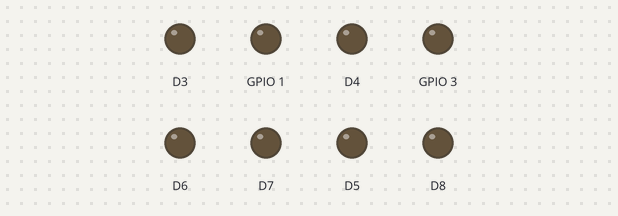
Simulated run of this sketch. Board: ESP8266 (NodeMCU). On the bench: output pins drawn as LEDs (lit = HIGH).

Above: at 0.2 s.
At 0.7 s:
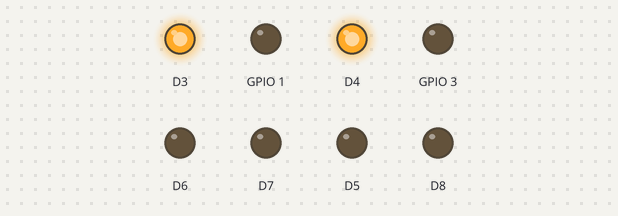
At 1.2 s:
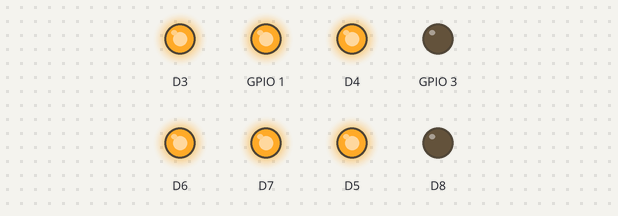
At 2.7 s:
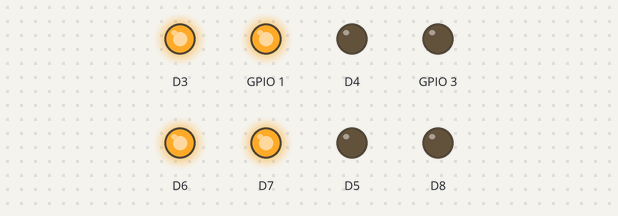
At 4.2 s:
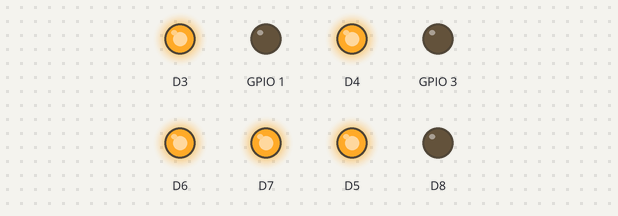
At 5.5 s:
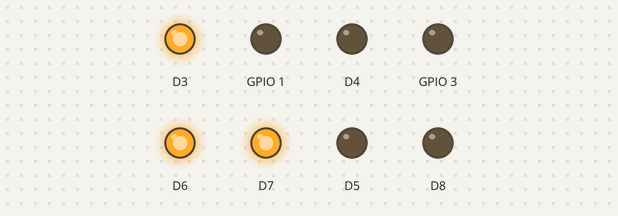
Timing chart, 0 to 6.3 s (numbered marks = the images above):
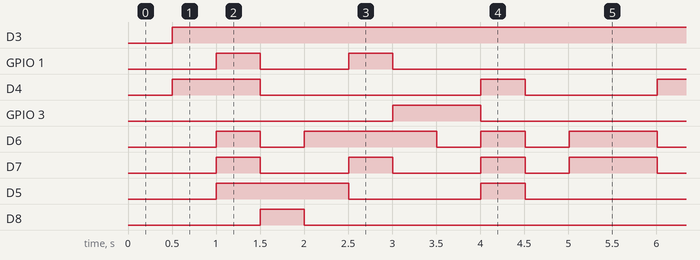

Measured:
- by itself, D3: LOW → HIGH at 0.50 s
- by itself, GPIO 1: repeats every 5.5 s: LOW 1.0 s, HIGH 0.50 s, LOW 3.5 s, HIGH 0.50 s
- by itself, D4: repeats every 5.5 s: LOW 2.5 s, HIGH 0.50 s, LOW 1.5 s, HIGH 1.0 s
- by itself, GPIO 3: alternates HIGH for 1.0 s and LOW for 4.5 s
- by itself, D6: repeats every 5.5 s: LOW 0.50 s, HIGH 1.5 s, LOW 0.50 s, HIGH 0.50 s, LOW 0.50 s, HIGH 1.0 s, LOW 0.50 s, HIGH 0.50 s
- by itself, D7: repeats every 5.5 s: 2 × (LOW 1.0 s, HIGH 0.50 s), LOW 0.50 s, HIGH 1.0 s, LOW 0.50 s, HIGH 0.50 s
- by itself, D5: repeats every 5.5 s: LOW 1.5 s, HIGH 0.50 s, LOW 2.0 s, HIGH 1.5 s
- by itself, D8: alternates HIGH for 0.50 s and LOW for 5.0 s

The sketch:

led-display-7-segments.ino
```cpp
long oldtime= 0;
int i= 0;

void setup() {
  // put your setup code here, to run once:
  pinMode(D3, OUTPUT);
  pinMode(D4, OUTPUT);
  pinMode(D5, OUTPUT);
  pinMode(D6, OUTPUT);
  pinMode(D7, OUTPUT);
  pinMode(D8, OUTPUT);
  pinMode(D9, OUTPUT);
  pinMode(D10, OUTPUT);

}

void displayControl(int seg){
  int segments[8]= {0};

  if(seg == 0 || seg > 9){ // DP, g, f, ....
    segments[0]=1;
    segments[1]= 1;
    segments[2]=0;
    segments[3]=0;
    segments[4]=0;
    segments[5]=0;
    segments[6]=0;
    segments[7]=0;
  }else if(seg == 1){ // DP, g, f, ....
    segments[0]=1;
    segments[1]=1;
    segments[2]=1;
    segments[3]=1;
    segments[4]=1;
    segments[5]=0;
    segments[6]=0;
    segments[7]=1;
  }else if (seg == 2){ // DP, g, f, ....
    segments[0]=1;
    segments[1]=0;
    segments[2]=1;
    segments[3]=0;
    segments[4]=0;
    segments[5]=1;
    segments[6]=0;
    segments[7]=0;
  }else if(seg == 3){ // DP, g, f, ....
    segments[0]=1;
    segments[1]=0;
    segments[2]=1;
    segments[3]=1;
    segments[4]=0;
    segments[5]=0;
    segments[6]=0;
    segments[7]=0;
  }else if(seg == 4){ // DP, g, f, ....
    segments[0]=1;
    segments[1]=0;
    segments[2]=0;
    segments[3]=1;
    segments[4]=1;
    segments[5]=0;
    segments[6]=0;
    segments[7]=1;
  }else if(seg == 5){ // DP, g, f, ....
    segments[0]=1;
    segments[1]=0;
    segments[2]=0;
    segments[3]=1;
    segments[4]=0;
    segments[5]=0;
    segments[6]=1;
    segments[7]=0;
  }else if(seg == 6){ // DP, g, f, ....
    segments[0]=1;
    segments[1]=0;
    segments[2]=0;
    segments[3]=0;
    segments[4]=0;
    segments[5]=0;
    segments[6]=1;
    segments[7]=0;
  }else if(seg == 7){ // DP, g, f, ....
    segments[0]=1;
    segments[1]=1;
    segments[2]=1;
    segments[3]=1;
    segments[4]=1;
    segments[5]=0;
    segments[6]=0;
    segments[7]=0;
  }else if(seg == 8){ // DP, g, f, ....
    segments[0]=1;
    segments[1]=0;
    segments[2]= 0;
    segments[3]=0;
    segments[4]=0;
    segments[5]=0;
    segments[6]=0;
    segments[7]=0;
  }else if(seg == 9){ // DP, g, f, ....
    segments[0]=1;
    segments[1]=0;
    segments[2]=0;
    segments[3]=1;
    segments[4]=1;
    segments[5]=0;
    segments[6]=0;
    segments[7]=0;
  }
  digitalWrite(D3, segments[0]);
  digitalWrite(D4, segments[1]);
  digitalWrite(D5, segments[2]);
  digitalWrite(D6, segments[3]);
  digitalWrite(D7, segments[4]);
  digitalWrite(D8, segments[5]);
  digitalWrite(D9, segments[6]);
  digitalWrite(D10, segments[7]);

}
void loop() {
  // put your main code here, to run repeatedly:

  if(millis() - oldtime > 500){ // enters the display function every "x" milisseconds
    oldtime= millis();

    if(i < 10){ // counts from 0 to 9
      displayControl(i); //sends an integer between 0 and 9 to the display
      i++;
    }else{
      i= 0;
    }

  }
}
```
